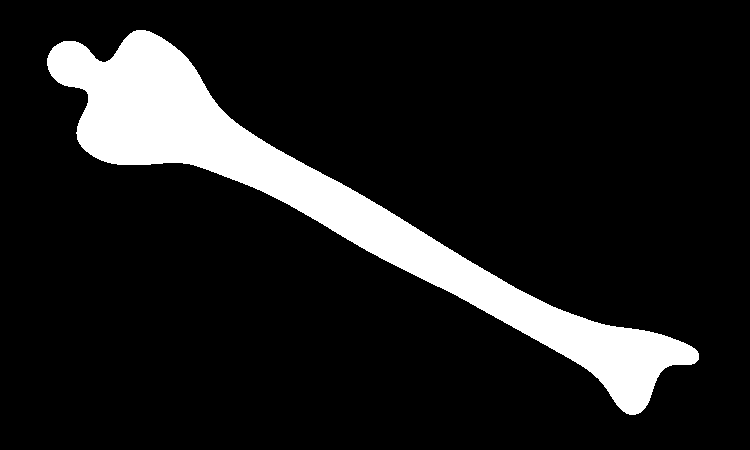
#> input picture Lab9_Principal_Axes/1_handout_files/bone.tif, 750 x 450 px
$ python skeleton.py
#> lines starting #> are read from the running program, lines starting #| are printed output that depends on the picture; after the words box and inside, x2 and y2 are one past the last pixel; in counts of white or black regions, pixels touching at a corner belong together; long printed decimals are rounded
import numpy as np
import matplotlib.pyplot as plt
from mpl_toolkits.mplot3d import Axes3D

import cv2
from numpy.linalg import eig


##### Aspect Ratio and Extent #####

# 1. Read image
img_bone = plt.imread('bone.tif')
#> img_bone is the input picture: shape (450, 750, 4); mean R, G, B, A 30.5, 30.5, 30.5, 255
img_bone_gray = cv2.cvtColor(img_bone, cv2.COLOR_RGBA2GRAY)
#> img_bone_gray: shape (450, 750); 12% white; 1 white region, box (x1, y1, x2, y2) and area: (47, 30, 699, 415) 40395
img_bone_gray = img_bone_gray.astype(np.float64)/np.max(img_bone_gray)
plt.figure()
plt.imshow(img_bone_gray, cmap='gray')
plt.show()


# 2. Create a matrix A with the coordinates of the pixels that belong to the bone and whose centroid is in the origin
points = np.argwhere(img_bone_gray > 0.5)
#> points = 40395 pairs, first value 30 to 414, second value 47 to 698
# Note that the matrix points have the dimension (number of image points x 2)
#    points[:,0] ... y coordinates
#    points[:,1] ... x coordinates
# Change the order so that
#    points[:,0] ... x coordinates
#    points[:,1] ... y coordinates
points = points[:, ::-1]
#> points = 40395 pairs, first value 47 to 698, second value 30 to 414

center_x = np.mean(points[:,0])
#> center_x = 325.5
center_y = np.mean(points[:,1])
#> center_y = 201.4
x_0 = int(np.round(center_x))
#> x_0 = 326
y_0 = int(np.round(center_y))
#> y_0 = 201
center = [x_0 , y_0]
#> center = [326, 201]

points = points - center
#> points = 40395 pairs, first value -279 to 372, second value -171 to 213

covarianceMatrix = np.cov(points, rowvar=False)
#> covarianceMatrix = [[35876.3, 18868], [18868, 10639.6]]


# 3. Compute the eigen vector for the largest eigen value
D, V = eig(covarianceMatrix)
#> D = [45956.5, 559.4]; V = [[0.882, -0.471], [0.471, 0.882]]
idx = np.argsort(D)[-1]  # Index of largest eigenvalue
#> idx = 0
eigV = V[:, idx]  # Eigen vector for largest eigen value
#> eigV = [0.882, 0.471]

# 4. Compute rotation that aligns the bone's dominant axis to the image's x-axis
height, width = img_bone_gray.shape
#> height = 450; width = 750
# 4.a) Method using the explicit rotation angle phi
offset_x, offset_y = -50, 200
rotation_angle = -np.arctan2(eigV[1], eigV[0])  # Calculate the rotation angle
#> rotation_angle = -0.491
translation_offset = np.array([offset_x, offset_y])  # Replace offset_x and offset_y with your desired values
rotMatAffine = np.array([[np.cos(rotation_angle), -np.sin(rotation_angle), translation_offset[0]],
                        [np.sin(rotation_angle), np.cos(rotation_angle), translation_offset[1]]])
#> rotMatAffine = [[0.882, 0.471, -50], [-0.471, 0.882, 200]]

# 5. Rotate the image
img_bone_rot = cv2.warpAffine(img_bone_gray, rotMatAffine, (width, height), cv2.INTER_CUBIC + cv2.WARP_INVERSE_MAP)
plt.figure()
plt.imshow(img_bone_rot, cmap='gray')
plt.title('Rotated Object explicit')
plt.show()

# 6. Determine the bounding box for the aligned bone
alignedBoneCoords = np.argwhere(img_bone_rot > 0.5)
#> alignedBoneCoords = 40375 pairs, first value 157 to 294, second value 18 to 735
y1 = np.min(alignedBoneCoords[:, 0])
#> y1 = 157
x1 = np.min(alignedBoneCoords[:, 1])
#> x1 = 18
y2 = np.max(alignedBoneCoords[:, 0])
#> y2 = 294
x2 = np.max(alignedBoneCoords[:, 1])
#> x2 = 735
# 7. Draw the bonding box onto the image
img_bone_rot = cv2.rectangle(img_bone_rot, (x1, y1), (x2, y2), color=1)
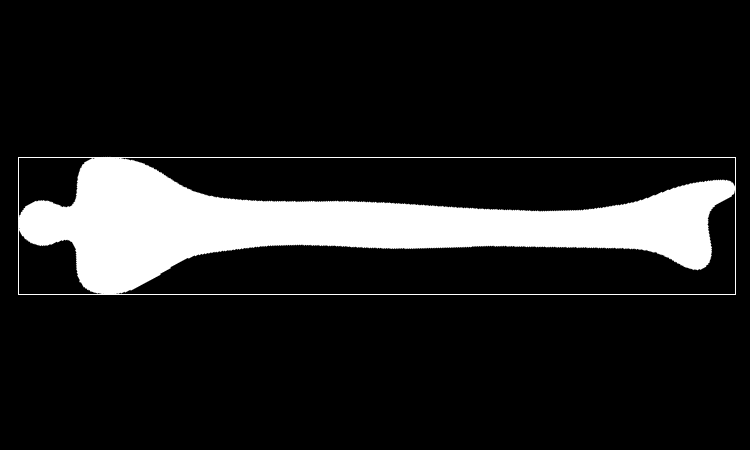
#> img_bone_rot: shape (450, 750) float64; min 0, max 1, mean 0.125

height = y2-y1+1
#> height = 138
width = x2-x1+1
#> width = 718
print('Bounding Box: width={}, height={}'.format(width, height))
#| Bounding Box: width=718, height=138

# 8. Plot the aligned object bone including bounding box
plt.figure()
plt.imshow(img_bone_rot, cmap='gray')
plt.title('Rotated Object with Boundig Box')
plt.show()

foo = 0

###### Texture and Co-Ocurrence matrix #####
img_mc1=plt.imread('mc1.tif')
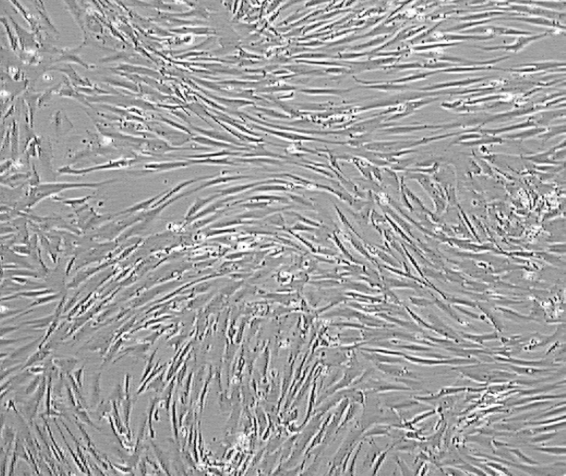
#> input picture Lab9_Principal_Axes/1_handout_files/mc1.tif, 1132 x 952 px (shown at 1/2 size)
#> img_mc1 is the input picture: shape (952, 1132); min 3, max 255, mean 160
img_mc2=plt.imread('mc2.tif')
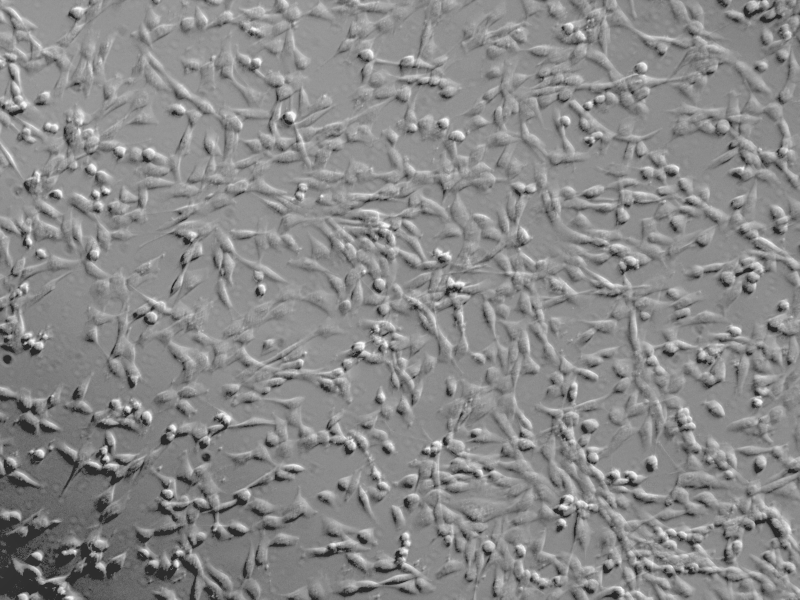
#> input picture Lab9_Principal_Axes/1_handout_files/mc2.tif, 1600 x 1200 px (shown at 1/2 size)
#> img_mc2 is the input picture: shape (1200, 1600); min 34, max 249, mean 136.7
img_mc3=plt.imread('mc3.tif')
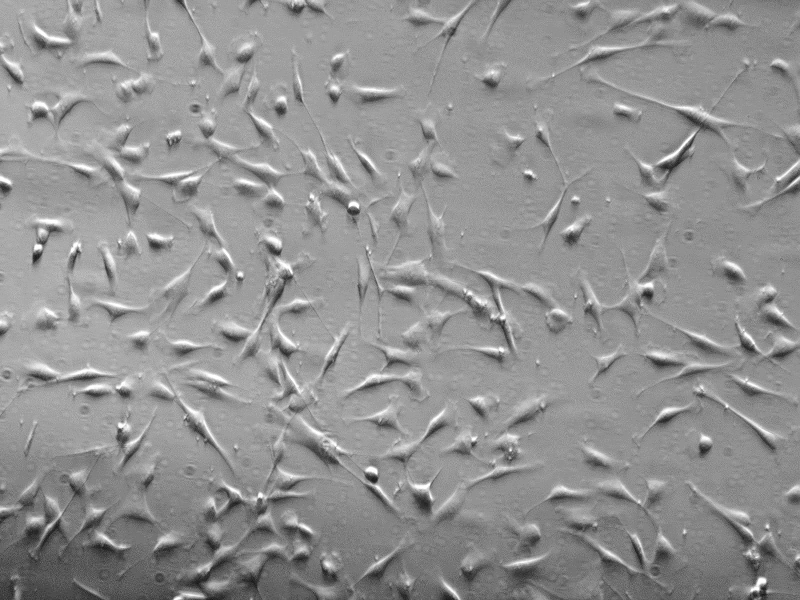
#> input picture Lab9_Principal_Axes/1_handout_files/mc3.tif, 1600 x 1200 px (shown at 1/2 size)
#> img_mc3 is the input picture: shape (1200, 1600); min 0, max 255, mean 145.8
img_mc4=plt.imread('mc4.tif')
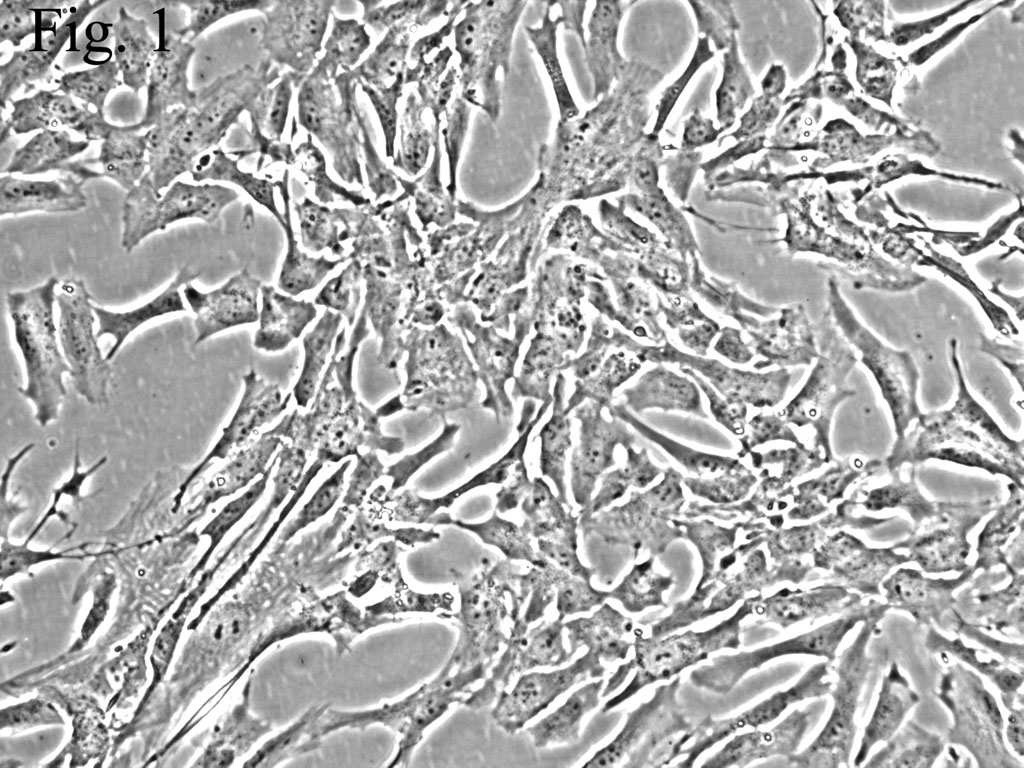
#> input picture Lab9_Principal_Axes/1_handout_files/mc4.tif, 1024 x 768 px
#> img_mc4 is the input picture: shape (768, 1024); min 0, max 255, mean 172.5

img_ut = img_mc1.copy()
height, width = img_ut.shape
#> height = 952; width = 1132

resizeParam=1
#img_ut = cv2.resize(img_ut, (resizeParam*width, resizeParam*height))

plt.figure()
plt.imshow(img_ut, cmap='gray')
plt.show()

# Computation of the Co-Ocurrence Matrix
cooMat=np.zeros((256,256))

M,N = img_ut.shape
#> M = 952; N = 1132

count=1
for ii in range(1,M-1):
    for jj in range(1,N-1):
        # Define the pixel values at the current and neighboring locations
        p = img_ut[ii, jj]

        q = img_ut[ii, jj + 1]  # Right neighbor
        cooMat[p, q] += 1

        q = img_ut[ii + 1, jj]  # Bottom neighbor
        cooMat[p, q] += 1

        q = img_ut[ii, jj - 1]  # Left neighbor
        cooMat[p, q] += 1

        q = img_ut[ii - 1, jj]  # Upper neighbor
        cooMat[p, q] += 1
        count = count + 4
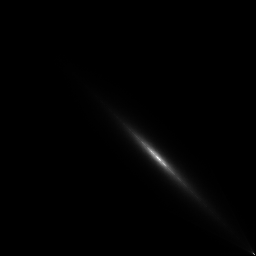
#> cooMat: shape (256, 256) float64; min 0, max 9218, mean 65.5; drawn with min black and max white
#> after the loop, count = 4294001
cooMat = cooMat/count


# Plotting the Co-Ocurrence matrix
X = np.arange(cooMat.shape[1])
#> X = 256 values from 0 to 255
Y = np.arange(cooMat.shape[0])
#> Y = 256 values from 0 to 255
X, Y = np.meshgrid(X, Y)
fig = plt.figure(figsize=(16, 9))
ax = fig.add_subplot(111, projection='3d')
surf = ax.plot_surface(X, Y, cooMat, rstride=1, cstride=1, cmap='jet', linewidth=0, antialiased=False)
fig.colorbar(surf, shrink=0.5, aspect=5)
plt.show()
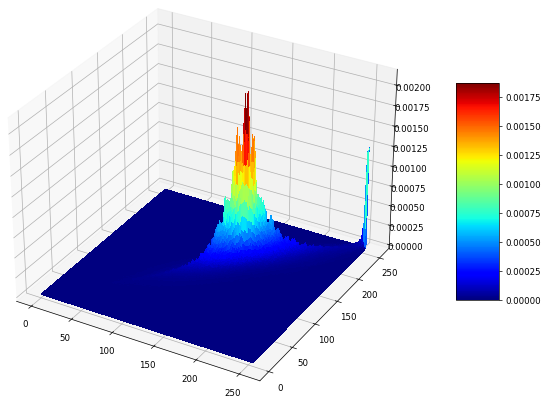
#> figure drawn by matplotlib, 2 panels


energy = 0
contrast = 0
entropy = 0
homogenity = 0

for ii in range(256):
    for jj in range(256):
        energy += (cooMat[ii, jj])**2
        contrast += ((ii-jj)**2) * cooMat[ii,jj]
        # Avoid taking the logarithm of zero
        if cooMat[ii, jj] > 0:
            entropy += cooMat[ii, jj] * np.log2(cooMat[ii, jj])
        homogenity += cooMat[ii,jj] / (1 + np.abs(ii-jj))
#> after the loop, contrast = 196.3; energy = 0.000398; entropy = -12.54; homogenity = 0.249

entropy = -entropy
#> entropy = 12.54
print("energy: %5.5f\ncontrast: %5.5f\nentropy: %5.5f\nhomogenity: %5.5f"%(energy,contrast,entropy,homogenity))
#| energy: 0.0004
#| contrast: 196.283
#| entropy: 12.543
#| homogenity: 0.2489
